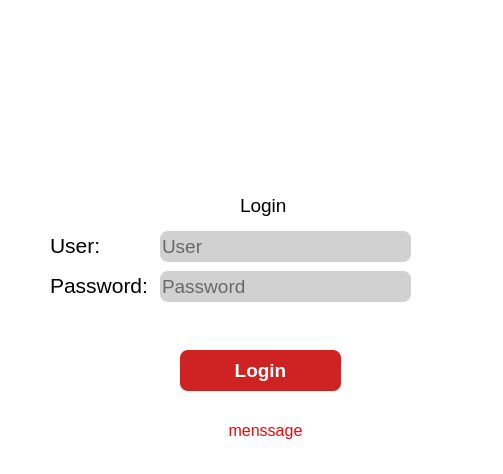
<?xml version="1.0" encoding="UTF-8"?>
<ui version="4.0">
 <class>formLogin</class>
 <widget class="QDialog" name="formLogin">
  <property name="geometry">
   <rect>
    <x>0</x>
    <y>0</y>
    <width>503</width>
    <height>474</height>
   </rect>
  </property>
  <property name="cursor">
   <cursorShape>ArrowCursor</cursorShape>
  </property>
  <property name="windowTitle">
   <string>Login</string>
  </property>
  <property name="styleSheet">
   <string notr="true">background-color: rgb(255, 255, 255);
border-radius: 8px;</string>
  </property>
  <widget class="QLabel" name="label_2">
   <property name="geometry">
    <rect>
     <x>50</x>
     <y>230</y>
     <width>71</width>
     <height>31</height>
    </rect>
   </property>
   <property name="font">
    <font>
     <pointsize>16</pointsize>
    </font>
   </property>
   <property name="text">
    <string>User:</string>
   </property>
  </widget>
  <widget class="QLabel" name="label_3">
   <property name="geometry">
    <rect>
     <x>50</x>
     <y>270</y>
     <width>161</width>
     <height>31</height>
    </rect>
   </property>
   <property name="font">
    <font>
     <pointsize>16</pointsize>
    </font>
   </property>
   <property name="text">
    <string>Password:</string>
   </property>
  </widget>
  <widget class="QLabel" name="label_4">
   <property name="geometry">
    <rect>
     <x>240</x>
     <y>190</y>
     <width>91</width>
     <height>31</height>
    </rect>
   </property>
   <property name="font">
    <font>
     <pointsize>14</pointsize>
    </font>
   </property>
   <property name="text">
    <string>Login</string>
   </property>
  </widget>
  <widget class="QLineEdit" name="txtUser">
   <property name="geometry">
    <rect>
     <x>160</x>
     <y>231</y>
     <width>251</width>
     <height>31</height>
    </rect>
   </property>
   <property name="font">
    <font>
     <pointsize>14</pointsize>
    </font>
   </property>
   <property name="autoFillBackground">
    <bool>false</bool>
   </property>
   <property name="styleSheet">
    <string notr="true">background-color: rgb(209, 209, 209);</string>
   </property>
   <property name="placeholderText">
    <string>User</string>
   </property>
  </widget>
  <widget class="QLineEdit" name="txtPassword">
   <property name="geometry">
    <rect>
     <x>160</x>
     <y>271</y>
     <width>251</width>
     <height>31</height>
    </rect>
   </property>
   <property name="font">
    <font>
     <pointsize>14</pointsize>
    </font>
   </property>
   <property name="styleSheet">
    <string notr="true">background-color: rgb(209, 209, 209);</string>
   </property>
   <property name="echoMode">
    <enum>QLineEdit::Password</enum>
   </property>
   <property name="placeholderText">
    <string>Password</string>
   </property>
  </widget>
  <widget class="QPushButton" name="btnAccess">
   <property name="geometry">
    <rect>
     <x>180</x>
     <y>350</y>
     <width>161</width>
     <height>41</height>
    </rect>
   </property>
   <property name="font">
    <font>
     <pointsize>14</pointsize>
     <bold>true</bold>
    </font>
   </property>
   <property name="cursor">
    <cursorShape>PointingHandCursor</cursorShape>
   </property>
   <property name="styleSheet">
    <string notr="true">background-color: rgb(147, 35, 15);
background-color: rgb(207, 34, 34);
color: rgb(255, 255, 255);</string>
   </property>
   <property name="text">
    <string>Login</string>
   </property>
  </widget>
  <widget class="QLabel" name="lblError">
   <property name="geometry">
    <rect>
     <x>180</x>
     <y>415</y>
     <width>171</width>
     <height>31</height>
    </rect>
   </property>
   <property name="font">
    <font>
     <pointsize>12</pointsize>
    </font>
   </property>
   <property name="styleSheet">
    <string notr="true">color: rgb(255, 0, 4);</string>
   </property>
   <property name="text">
    <string>menssage</string>
   </property>
   <property name="alignment">
    <set>Qt::AlignCenter</set>
   </property>
  </widget>
  <widget class="QLabel" name="label">
   <property name="geometry">
    <rect>
     <x>140</x>
     <y>-40</y>
     <width>241</width>
     <height>231</height>
    </rect>
   </property>
   <property name="text">
    <string/>
   </property>
   <property name="pixmap">
    <pixmap>22.png</pixmap>
   </property>
   <property name="scaledContents">
    <bool>true</bool>
   </property>
  </widget>
 </widget>
 <resources>
  <include location="../../imagenes.qrc"/>
  <include location="../../imagenn.qrc"/>
 </resources>
 <connections/>
</ui>
